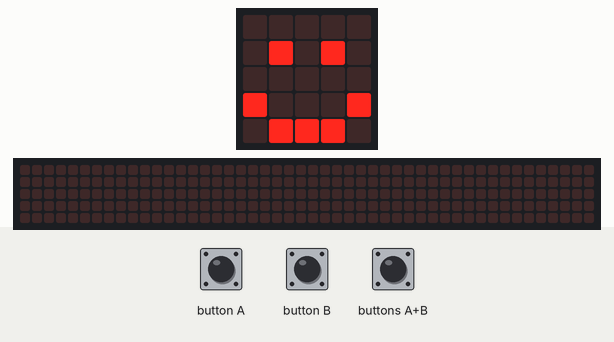
Simulated run of this program. Board: BBC micro:bit (MakeCode). On the bench: the board's 5×5 LED display, a strip that is not on the board, showing the scrolling text unrolled. The test bench sets the inputs (shaded band). Random numbers come from a fixed seed; the 48×5 strip is a reading aid, not a part: it shows the text the display is scrolling, unrolled, one strip-width of it at a time.

Above: at 1.6 s.
1.7 s: button A pressed for 0.15 s
At 2.2 s:
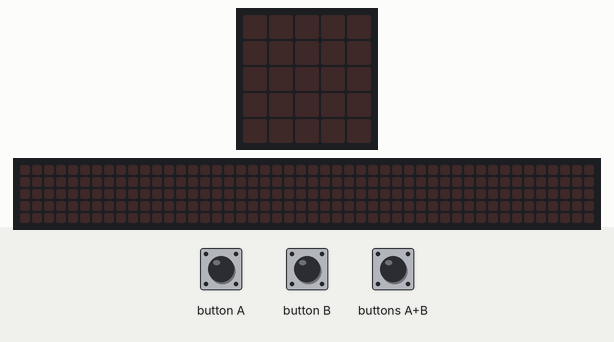
2.4 s: buttons A+B pressed for 0.15 s
At 2.72 s:
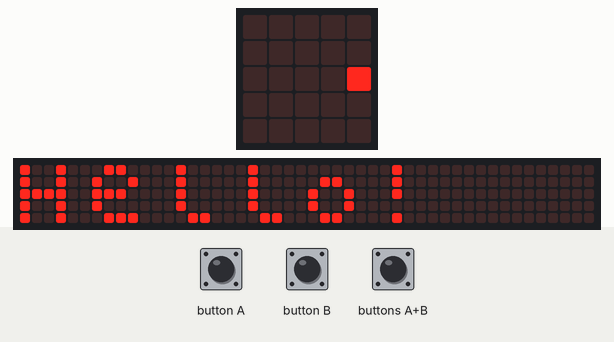
10.1 s: button B pressed for 0.15 s
10.8 s: button A pressed for 0.15 s
At 16.35 s:
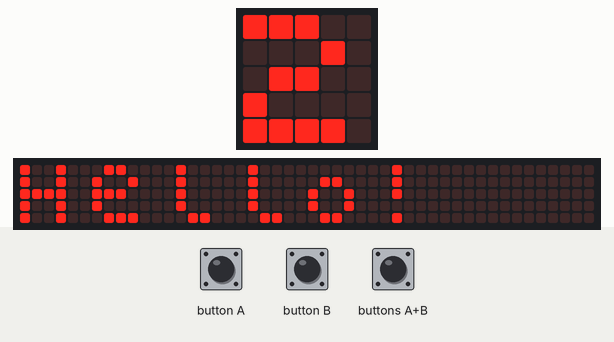

The program:

main.ts
```typescript
input.onButtonPressed(Button.A, function () {
    basic.clearScreen()
    basic.pause(500)
    for (let index = 0; index < 2; index++) {
        basic.showString("Hello!")
    }
})
input.onButtonPressed(Button.AB, function () {
    basic.clearScreen()
    basic.pause(500)
    for (let index = 0; index < 4; index++) {
        basic.showIcon(IconNames.Heart)
        basic.pause(100)
        basic.showIcon(IconNames.SmallHeart)
    }
})
input.onButtonPressed(Button.B, function () {
    basic.showNumber(randint(0, 10))
    basic.pause(200)
    basic.clearScreen()
})
basic.showLeds(`
    . . . . .
    . # . # .
    . . . . .
    # . . . #
    . # # # .
    `)
```

test.ts
```typescript
// aquí va el archivo "tests"; esto no se compilará cuando este paquete se utilice como una extensión.
```

Measured:
- after the input at 1.7 s, the display: changes after 0.15 s (image 1)
- what the display in image 1 shows lasts 0.5 s, from 1.9 s to 2.4 s
